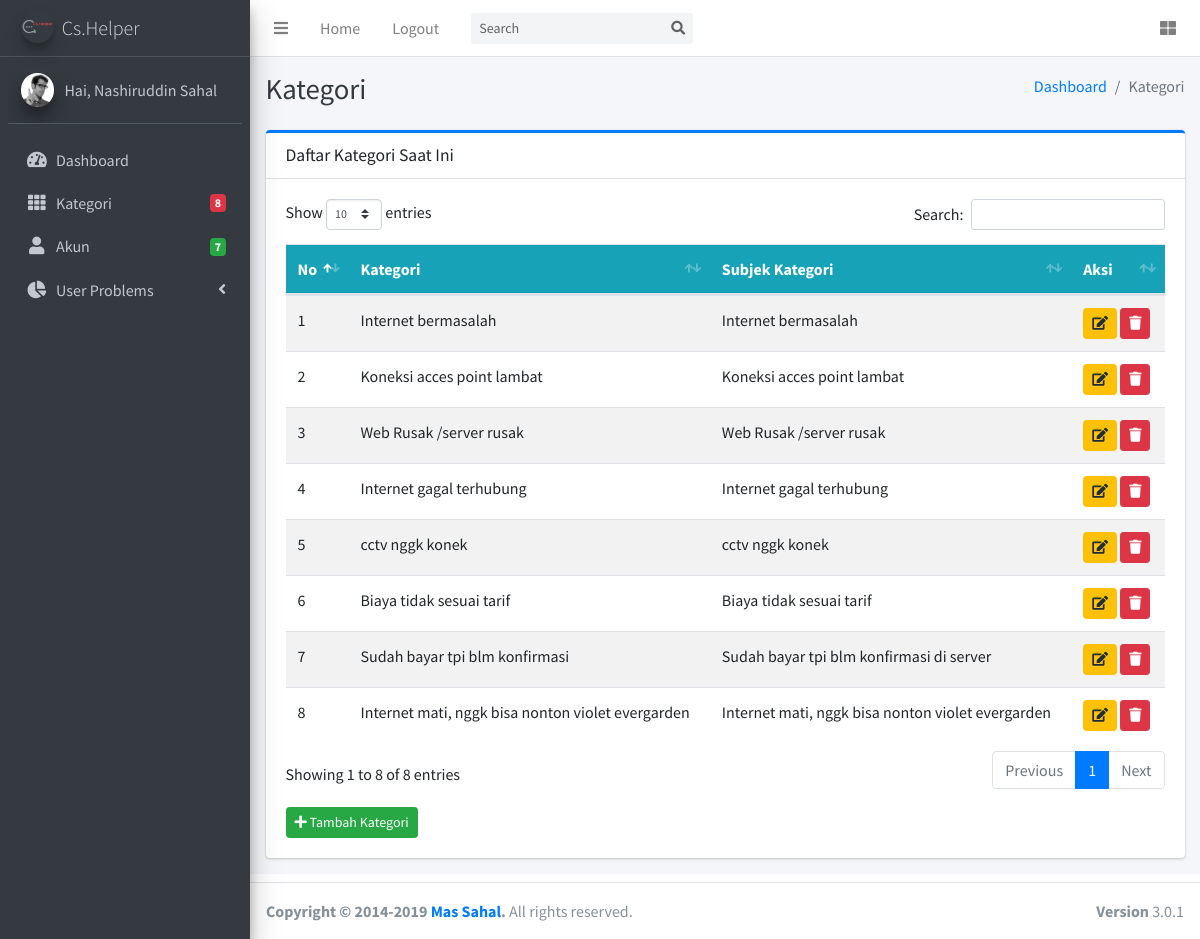
/admin/kategori.php (signed in), run on the app's committed database.
### tables this page shows
CREATE TABLE `tb_kategori` (
  `id_kategori` int(11) NOT NULL,
  `kategori` varchar(100) NOT NULL,
  `subjek_kategori` text NOT NULL
);

### admin/kategori.php (the view, shortened to what this page needs)
<?php
include('../koneksi.php');
?>
<!DOCTYPE html>
<html>
<head>
    <link rel="stylesheet" href="sweetalert2.min.css">
    <link rel="stylesheet" href="plugins/fontawesome-free/css/all.min.css">
    <link rel="stylesheet" href="https://code.ionicframework.com/ionicons/2.0.1/css/ionicons.min.css">
    <link rel="stylesheet" href="plugins/sweetalert2-theme-bootstrap-4/bootstrap-4.min.css">
    <link rel="stylesheet" href="plugins/toastr/toastr.min.css">
    <link rel="stylesheet" href="plugins/tempusdominus-bootstrap-4/css/tempusdominus-bootstrap-4.min.css">
    <link rel="stylesheet" href="plugins/datatables-bs4/css/dataTables.bootstrap4.css">
    <link rel="stylesheet" href="dist/css/adminlte.min.css">
    <link rel="stylesheet" href="plugins/overlayScrollbars/css/OverlayScrollbars.min.css">
    <link rel="stylesheet" href="plugins/daterangepicker/daterangepicker.css">
    <link rel="stylesheet" href="plugins/summernote/summernote-bs4.css">
</head>
<body class="hold-transition sidebar-mini layout-fixed">
    <div class="wrapper">
        <?php include('layouts/header.php'); ?>
        <?php include("layouts/sidebar.php"); ?>
        <div class="content-wrapper">
            <div class="content-header">
                <div class="container-fluid">
                    <div class="row mb-2">
                        <div class="col-sm-6">
                            <h1 class="m-0 text-dark">Kategori</h1>
                        </div>
                        <div class="col-sm-6">
                            <ol class="breadcrumb float-sm-right">
                                <li class="breadcrumb-item active"><a href="index.php">Dashboard</a></a></li>
                                <li class="breadcrumb-item active">Kategori</a></li>
                            </ol>
                        </div>
                    </div>
                </div>
            </div>
            <div class="content">
                <div class="container-fluid">
                    <div class="row mb-2">
                        <div class="col">
                            <div class="card card-primary card-outline">
                                <div class="card-header">
                                    <h5 class="card-title m-0">Daftar Kategori Saat Ini</h5>
                                </div>
                                <div class="card-body">
                                    <div class="table-responsive">
                                        <table class="table table-hover table-striped" id="table1">
                                            <thead class="text-light bg-info">
                                                <tr>
                                                    <th>No</th>
                                                    <th>Kategori</th>
                                                    <th>Subjek Kategori</th>
                                                    <th>Aksi</th>
                                                </tr>
                                            </thead>
                                            <tbody>
                                                <?php
                                                $query = $query = mysqli_query($koneksi, "SELECT * FROM tb_kategori");
                                                $no = 0;
                                                while ($data = mysqli_fetch_assoc($query)) {
                                                ?>
                                                    <tr>
                                                        <td><?= $no += 1; ?></td>
                                                        <td><?= $data['kategori']; ?></td>
                                                        <td><?= $data['subjek_kategori']; ?></td>
                                                        <td>
                                                            <button type="button" data-toggle="modal" data-target="#ubahKategori<?php echo $data['id_kategori']; ?>" class="btn btn-sm btn-warning" title="Edit"><span class="fa fa-edit" data-toggle="tooltip" data-placement="bottom"></span></button>
                                                                            <?php
                                                                            $id = $data['id_kategori'];
                                                                            $sql = mysqli_query($koneksi, "SELECT * FROM tb_kategori WHERE id_kategori='$id'");
                                                                            $data = mysqli_fetch_assoc($sql);
                                                                            ?>
                                                            <a href="?page=hapus_kategori&id=<?= $data['id_kategori']; ?>" onclick="return confirm('Yakin ingin hapus kategori ini?')" class="btn btn-sm btn-danger" data-toggle="tooltip" data-placement="bottom" title="Hapus"><span class="fa fa-trash"></span></a>
                                                        </td>
                                                    </tr>
                                                <?php } ?>
                                            </tbody>
                                        </table>
                                    </div>
                                    <div class="mt-3">
                                        <a href="#" data-toggle="modal" data-target="#tambahKategori" class="btn btn-sm btn-success"><span class="fa fa-plus"></span> Tambah Kategori</a>
                                    </div>
                                </div>
                            </div>
                        </div>
                    </div>
                </div>
            </div>
        </div>
        <footer class="main-footer">
            <strong>Copyright &copy; 2014-2019 <a href="http://massahalofficial.site">Mas Sahal</a>.</strong>
            All rights reserved.
            <div class="float-right d-none d-sm-inline-block">
                <b>Version</b> 3.0.1
            </div>
        </footer>
    </div>
</body>
</html>

### data on the page
tb_kategori: no "1", kategori "Internet bermasalah", subjek_kategori "Internet bermasalah"
tb_kategori: no "2", kategori "Koneksi acces point lambat", subjek_kategori "Koneksi acces point lambat"
tb_kategori: no "3", kategori "Web Rusak /server rusak", subjek_kategori "Web Rusak /server rusak"
tb_kategori: no "4", kategori "Internet gagal terhubung", subjek_kategori "Internet gagal terhubung"
tb_kategori: no "5", kategori "cctv nggk konek", subjek_kategori "cctv nggk konek"
tb_kategori: no "6", kategori "Biaya tidak sesuai tarif", subjek_kategori "Biaya tidak sesuai tarif"
tb_kategori: no "7", kategori "Sudah bayar tpi blm konfirmasi", subjek_kategori "Sudah bayar tpi blm konfirmasi di server"
tb_kategori: no "8", kategori "Internet mati, nggk bisa nonton violet evergarden", subjek_kategori "Internet mati, nggk bisa nonton violet evergarden"

### other printed values
$_SESSION['akun']['username_akun'] "Nashiruddin Sahal"
$jml_kategori "8"
$jml_akun "7"
